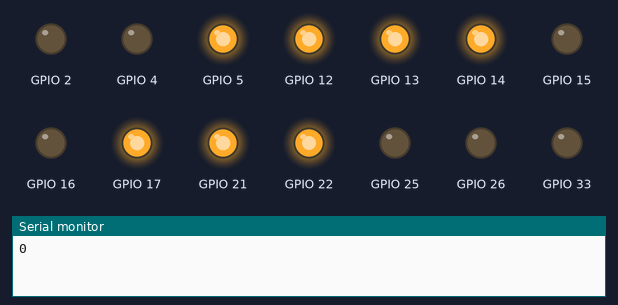
A program run on a simulated ESP32. Parts: output pins drawn as LEDs (lit = HIGH), the last lines printed to the serial monitor. Dashed ring = blinking.

Above: at 0.05 s.
At 21.95 s:
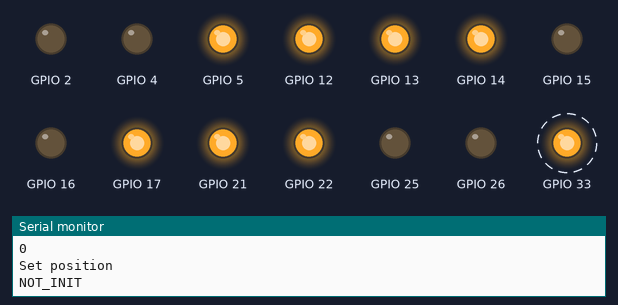
Timing chart, 0 to 33.3 s (numbered marks = the images above):
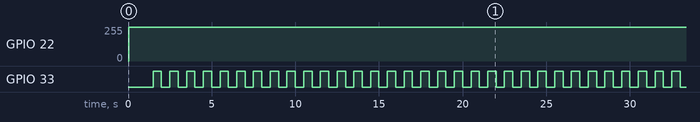

Measured:
- by itself, GPIO 22: 0/255 → 255/255 at 0.04 s
- by itself, GPIO 33: alternates HIGH for 0.50 s and LOW for 0.50 s

The program:

main.cpp
```cpp
#include "Comm.h"
#include "Stepper.h"
#include "TMC2240_SPI.h"
#include "config.h"
#include "esp_log.h"
#include "pins.h"
#include <Arduino.h>
#include <SPI.h>

/* ========================== Constants and Globals =========================== */
constexpr int MAX_STEPPERS = 4;

Comm        comm;
TMC2240_SPI tmc2240spi;

Stepper     *steppers[MAX_STEPPERS]   = {nullptr};
hw_timer_t  *hw_timers[MAX_STEPPERS]  = {nullptr};
portMUX_TYPE timerMuxes[MAX_STEPPERS] = {portMUX_INITIALIZER_UNLOCKED, portMUX_INITIALIZER_UNLOCKED,
                                         portMUX_INITIALIZER_UNLOCKED,
                                         portMUX_INITIALIZER_UNLOCKED};
unsigned long stepDelays[MAX_STEPPERS] = {0};

/* ============================= ISR Functions ================================ */
void IRAM_ATTR onTimer0() {
  if (steppers[0] != nullptr) steppers[0]->Step();
}
void IRAM_ATTR onTimer1() {
  if (steppers[1] != nullptr) steppers[1]->Step();
}
void IRAM_ATTR onTimer2() {
  if (steppers[2] != nullptr) steppers[2]->Step();
}
void IRAM_ATTR onTimer3() {
  if (steppers[3] != nullptr) steppers[3]->Step();
}

void (*timerISRs[MAX_STEPPERS])() = {onTimer0, onTimer1, onTimer2, onTimer3};

/* =============================== Setup Helper =============================== */
void setupStepper(int index, PinConfig pinConfig, uint8_t csPin, uint8_t timerNum) {

  hw_timers[index] = timerBegin(timerNum, 80, true); // 1us per tick
  configASSERT(hw_timers[index]);

  steppers[index] =
      new Stepper(index, pinConfig, &tmc2240spi, hw_timers[index], &timerMuxes[index]);

  timerAttachInterrupt(hw_timers[index], timerISRs[index], true);
  timerAlarmWrite(hw_timers[index], ISR_TIME_DEFAULT, true);
  timerAlarmEnable(hw_timers[index]);
}

/* ================================ Setup ===================================== */
void setup() {
  SPI.begin(SCK, MISO, MOSI, S0_CS);

  setupStepper(0, {S0_EN, S0_DIR, S0_STEP, S0_CS, S0_HOME_SENSOR}, S0_CS, 0);
  setupStepper(1, {S1_EN, S1_DIR, S1_STEP, S1_CS, S1_HOME_SENSOR}, S1_CS, 1);
  setupStepper(2, {S2_EN, S2_DIR, S2_STEP, S2_CS, S2_HOME_SENSOR}, S2_CS, 2);
  setupStepper(3, {S3_EN, S3_DIR, S3_STEP, S3_CS, S3_HOME_SENSOR}, S3_CS, 3);

  Serial.begin(115200);
  // comm.init(&Serial);

  while (!Serial) {
    delay(100);
  }
  Serial.println(steppers[0]->Initialize());
}

/* ================================== Loop =================================== */
// void loop() { comm.readSerial(); }
void loop() {
  uint32_t curPos = steppers[0]->HandleRead(S_Reg::CURRENT_POS);
  uint32_t tarPos = steppers[0]->HandleRead(S_Reg::TARGET_POSITION);
  // Serial.print(curPos);
  // Serial.print("/");
  // Serial.println(tarPos);

  delay(10);
  if (curPos == tarPos) {
    delay(1000);
    Serial.println("Set position");
    steppers[0]->SetTargetPosition(3600);
    steppers[0]->SetTargetRPM(720);
    // Serial.println(steppers[0]->HandleRead(S_Reg::TARGET_RPM));
    steppers[0]->SetAccelerationTime(1000);
    steppers[0]->SetDeccelerationTime(1000);

    Status sts = static_cast<Status>(steppers[0]->HandleRead(S_Reg::MOTOR_STATUS));
    Serial.println(getStatus(sts));

    // Serial.println("Move");
    steppers[0]->Move();
  }
}
```

config.h
```cpp
#ifndef CONFIG_H
#define CONFIG_H

#define ADDR_CONTROLLER_ID 0
#define ISR_TIME_DEFAULT   500000 // 0.5 seconds
#define TMC2240

#endif
```

pins.h
```cpp
#ifndef PIN_H
#define PIN_H

#define SCK            18
#define MISO           19
#define MOSI           23

#define S0_EN          14
#define S0_DIR         16
#define S0_STEP        33
#define S0_CS          22
#define S0_HOME_SENSOR 36

#define S1_EN          27
#define S1_DIR         4
#define S1_STEP        25
#define S1_CS          21
#define S1_HOME_SENSOR 39

#define S2_EN          13
#define S2_DIR         2
#define S2_STEP        26
#define S2_CS          17
#define S2_HOME_SENSOR 34

#define S3_EN          5
#define S3_DIR         15
#define S3_STEP        32
#define S3_CS          12
#define S3_HOME_SENSOR 35

#endif
```
